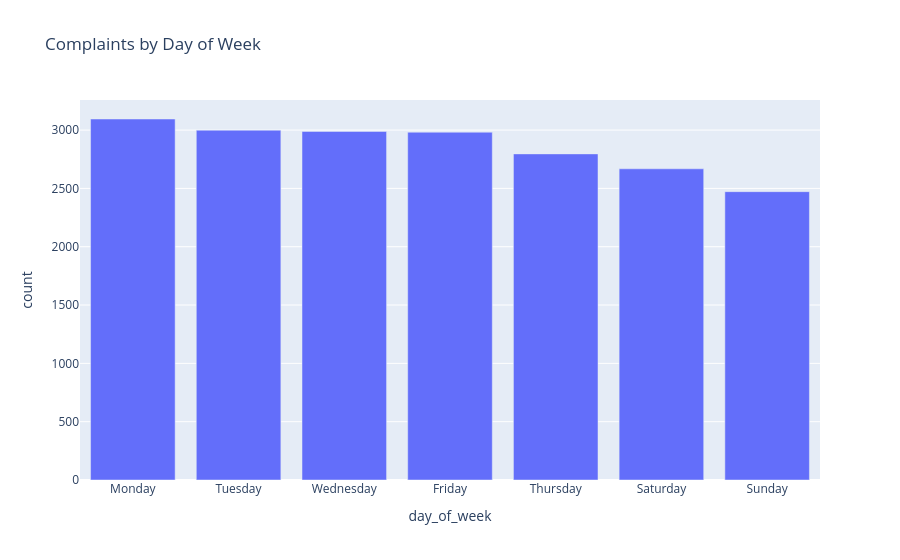

Write notebook code for a chart like this one.
### Markdown cell above
# Visualization Technique - Bar Chart - Day of the Week
### A bar chart is also used to analyze complaints by day of the week. This helps identify recurring patterns in how complaints are distributed across weekdays and weekends.
### Unlike the overall time trend, this chart focuses on cyclical behavior. For example, it can reveal whether certain types of complaints are more common on weekends or during the workweek.

### Code cell
day_counts = (
    cleaned_df["day_of_week"]
    .value_counts()
    .reset_index()
)

day_counts.columns = ["day_of_week", "count"]

fig = px.bar(
    day_counts,
    x="day_of_week",
    y="count",
    title="Complaints by Day of Week"
)

fig.show()

### Figure 1 — Plotly figure (JSON) as saved in the notebook; plotly's stock layout.template omitted (floating-point values rounded to 4 significant figures)
{"data": [{"hovertemplate": "day_of_week=%{x}<br>count=%{y}<extra></extra>", "legendgroup": "", "marker": {"color": "#636efa", "pattern": {"shape": ""}}, "name": "", "orientation": "v", "showlegend": false, "textposition": "auto", "type": "bar", "x": ["Monday", "Tuesday", "Wednesday", "Friday", "Thursday", "Saturday", "Sunday"], "xaxis": "x", "y": [3095, 2999, 2988, 2982, 2796, 2668, 2472], "yaxis": "y"}], "layout": {"barmode": "relative", "legend": {"tracegroupgap": 0}, "title": {"text": "Complaints by Day of Week"}, "xaxis": {"anchor": "y", "domain": [0, 1], "title": {"text": "day_of_week"}}, "yaxis": {"anchor": "x", "domain": [0, 1], "title": {"text": "count"}}}}
